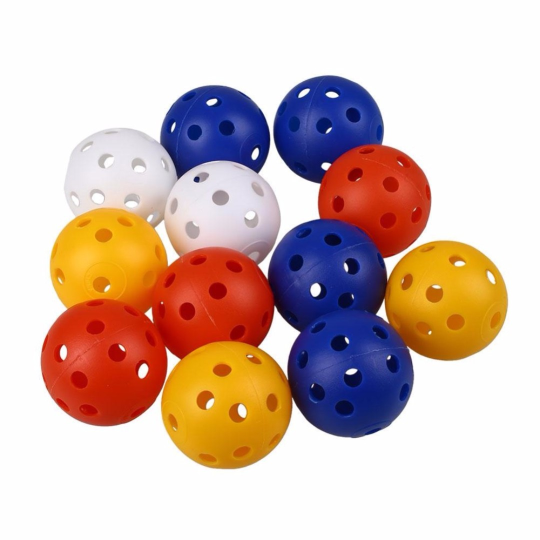
#> input picture Exam/what.jpg, 1080 x 1080 px (shown at 1/2 size)
$ jupyter execute --allow-errors exam.ipynb
#> lines starting #> are read from the running program, lines starting #| are printed output that depends on the picture; after the words box and inside, x2 and y2 are one past the last pixel; in counts of white or black regions, pixels touching at a corner belong together
[cell 1]
import pandas as pd
from PIL import Image
from scipy.spatial import distance

from skimage import io, filters
from skimage.color import rgb2gray, gray2rgb
from skimage.feature import shape_index
from skimage.transform import rescale, resize, downscale_local_mean, hough_ellipse
from skimage import feature, morphology
import numpy as np
import matplotlib.pyplot as plt

from skimage import data, color
from skimage.transform import hough_circle, hough_circle_peaks
from skimage.feature import canny
from skimage.draw import circle_perimeter, ellipse_perimeter
from skimage.util import img_as_ubyte

import skimage
import skimage.feature
import skimage.viewer
import sys

from PIL import Image,ImageEnhance
import cv2
from skimage import measure

[cell 2]
I = (plt.imread("what.jpg")*255).astype(dtype=np.uint8)
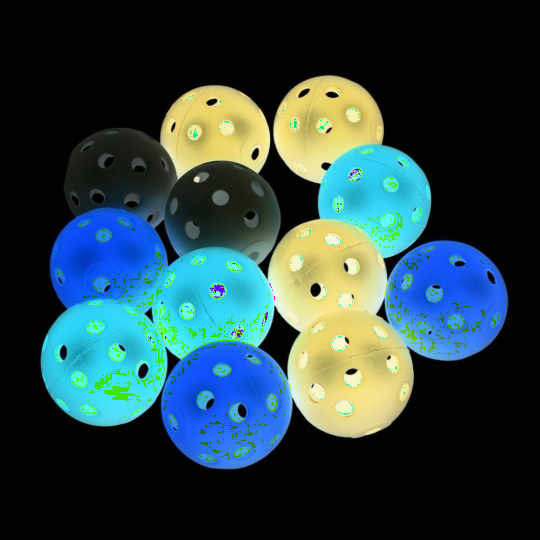
#> I: shape (1080, 1080, 3) (shown at 1/2 size); mean R, G, B 42.9, 67, 70.4
I = resize(I, (800, 800))
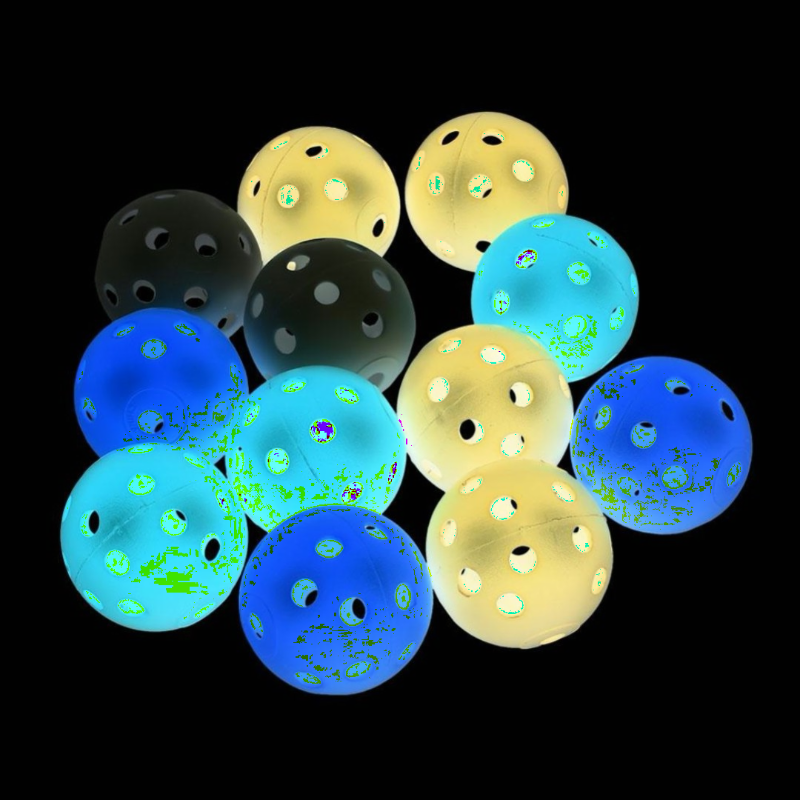
#> I: shape (800, 800, 3) float64; mean R, G, B 0.168, 0.263, 0.276

[cell 3]
I_lab = color.rgb2lab(I)
#> I_lab: shape (800, 800, 3) float64; mean of channels 0, 1, 2 26.4, -2.1, -3.7
X = np.logical_and(I_lab[:, :, 1] > -70, I_lab[:, :, 1] < 120)
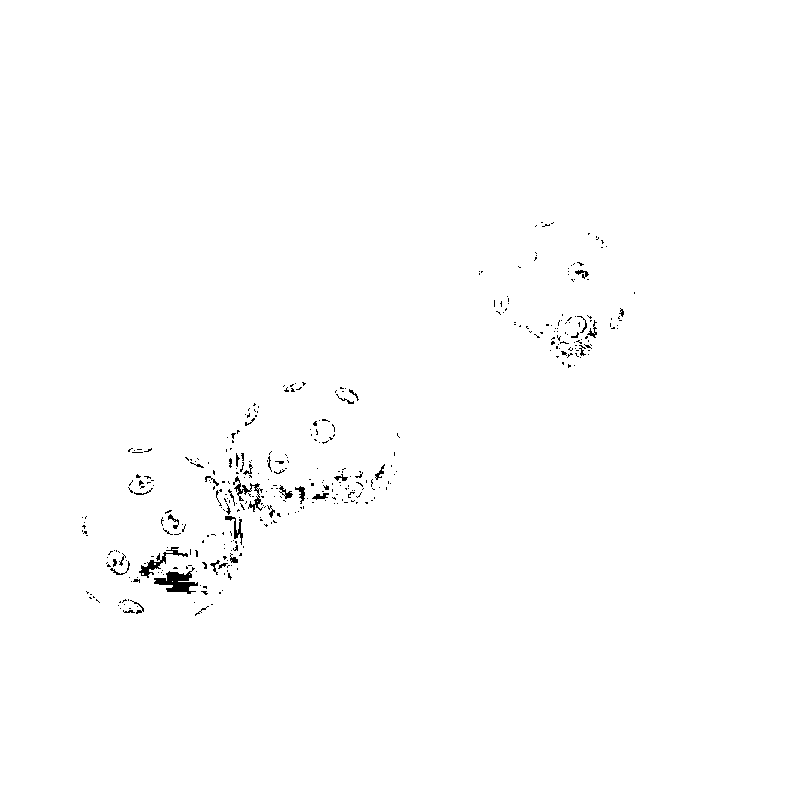
#> X: shape (800, 800) bool; 99.4% white; black in thin lines or dots, all inside (x1, y1, x2, y2) = (82, 222, 635, 616)
Y = np.logical_and(I_lab[:, :, 2] > -120, I_lab[:, :, 2] < 10)
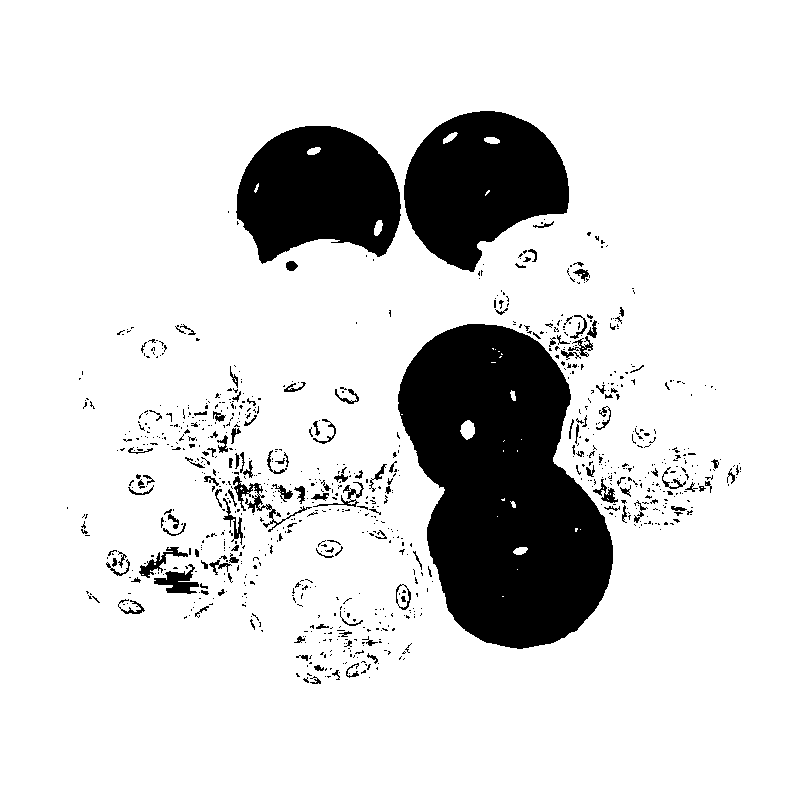
#> Y: shape (800, 800) bool; 85.4% white; 902 black regions (765 under 20 px), largest, box (x1, y1, x2, y2) and area: (398, 324, 613, 649) 47458, (404, 111, 569, 272) 17721, (236, 126, 401, 264) 16511
mask = np.logical_and(X, Y)
color.lab2rgb(I_lab*np.repeat(mask[...,None],3,axis=2))


mask = morphology.erosion(mask,morphology.disk(0))
mask = morphology.dilation(mask,morphology.disk(3))
#> mask: shape (800, 800) bool; 88.3% white; 12 black regions (8 under 20 px), largest, box (x1, y1, x2, y2) and area: (401, 327, 610, 646) 43886, (407, 114, 566, 269) 15914, (239, 129, 398, 260) 14718, (169, 574, 188, 590) 133


#> (the rest of this cell did not finish here and is left out)

[cell 4]
I_lab = color.rgb2lab(I)
X = np.logical_and(I_lab[:, :, 1] > -70, I_lab[:, :, 1] < -25)
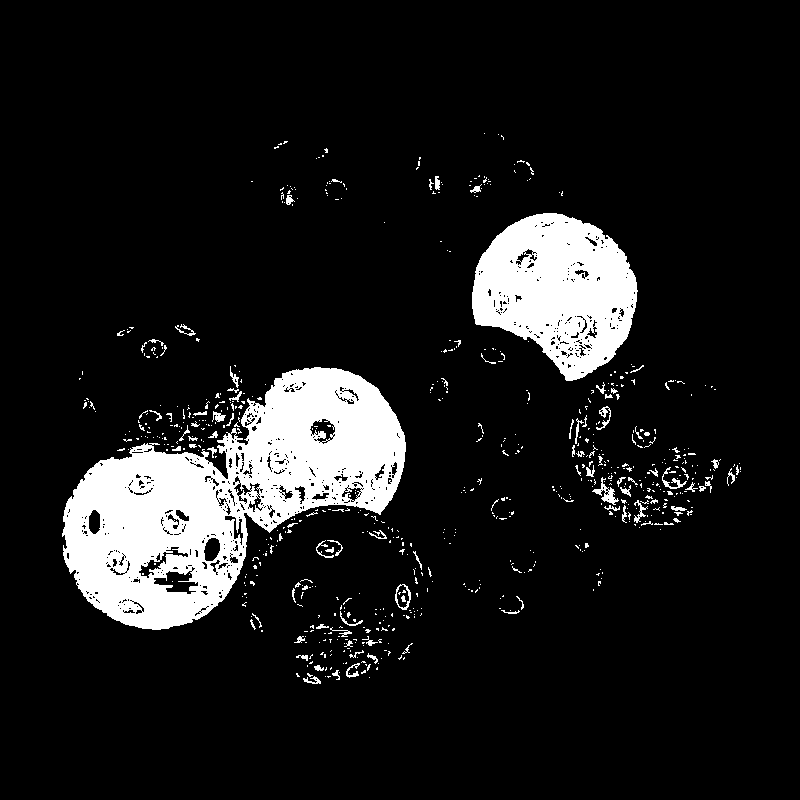
#> X: shape (800, 800) bool; 10.6% white; 701 white regions (611 under 20 px), largest, box (x1, y1, x2, y2) and area: (62, 367, 406, 630) 43168, (472, 213, 638, 381) 18323, (592, 477, 619, 505) 231
Y = np.logical_and(I_lab[:, :, 2] > -60, I_lab[:, :, 2] < 5)
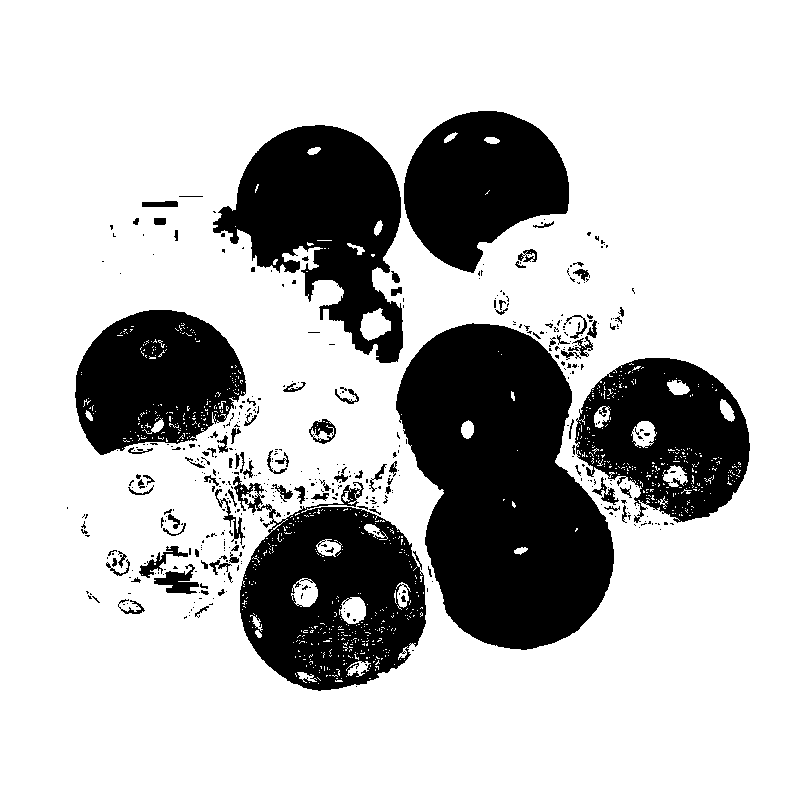
#> Y: shape (800, 800) bool; 75.1% white; 465 black regions (372 under 20 px), largest, box (x1, y1, x2, y2) and area: (396, 323, 614, 650) 48604, (233, 476, 426, 691) 24803, (213, 125, 403, 363) 23774
mask = np.logical_and(X, Y)
#> mask: shape (800, 800) bool; 9.2% white; 456 white regions (452 under 20 px), largest, box (x1, y1, x2, y2) and area: (62, 367, 406, 630) 40631, (472, 214, 638, 381) 17175, (342, 493, 349, 502) 31, (524, 253, 535, 259) 24
color.lab2rgb(I_lab*np.repeat(mask[...,None],3,axis=2))


mask = morphology.erosion(mask,morphology.disk(1))
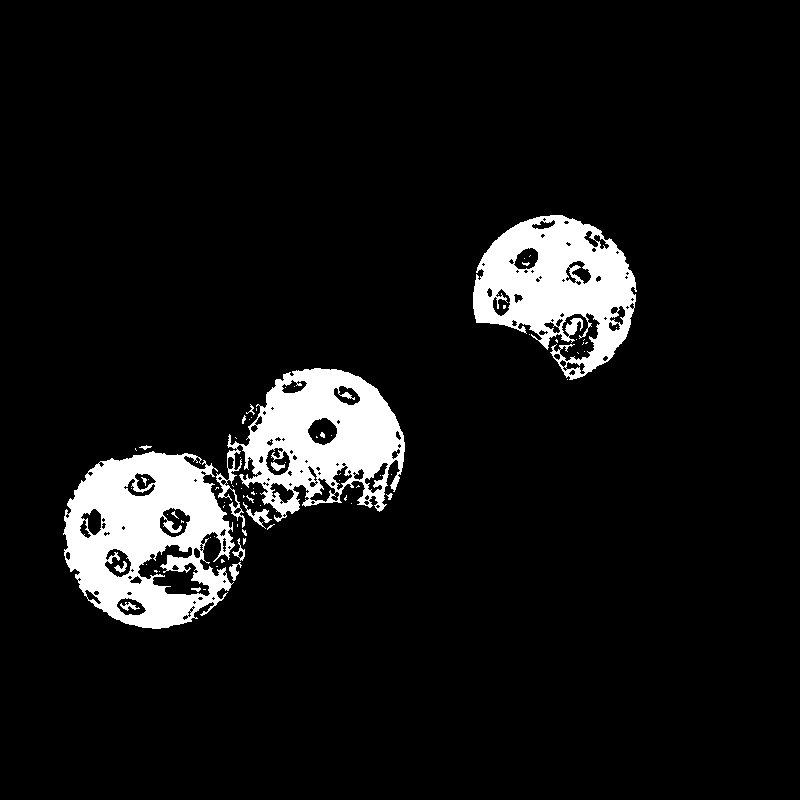
#> mask: shape (800, 800) bool; 7.7% white; 77 white regions (60 under 20 px), largest, box (x1, y1, x2, y2) and area: (63, 451, 235, 629) 18504, (473, 215, 637, 380) 14905, (216, 368, 405, 528) 14853
mask = morphology.dilation(mask,morphology.disk(8))
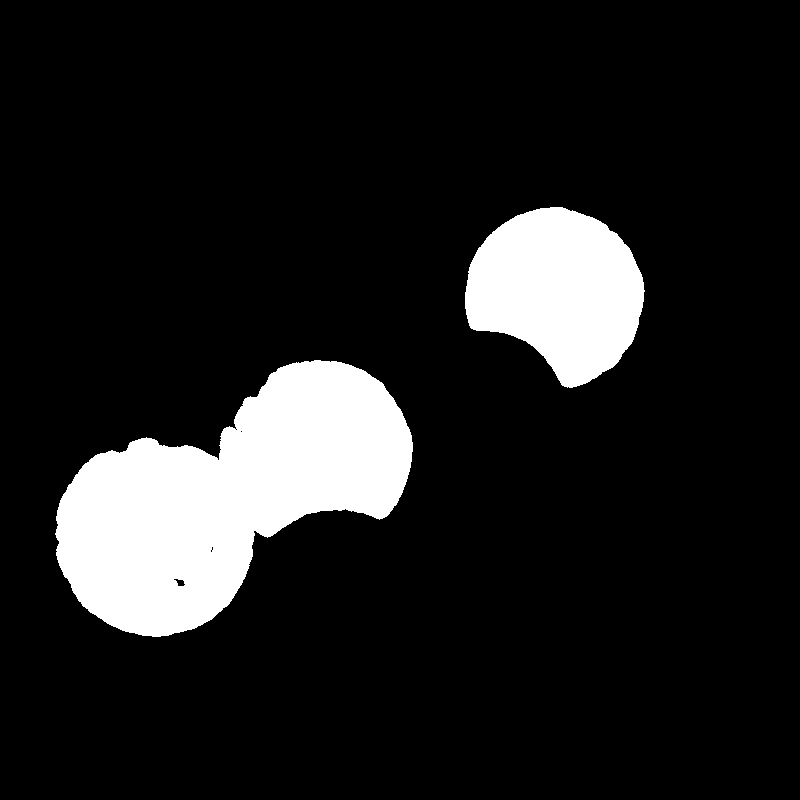
#> mask: shape (800, 800) bool; 12.1% white; 2 white regions, box (x1, y1, x2, y2) and area: (55, 360, 413, 637) 55061, (465, 207, 645, 388) 22599


#> (the rest of this cell did not finish here and is left out)
